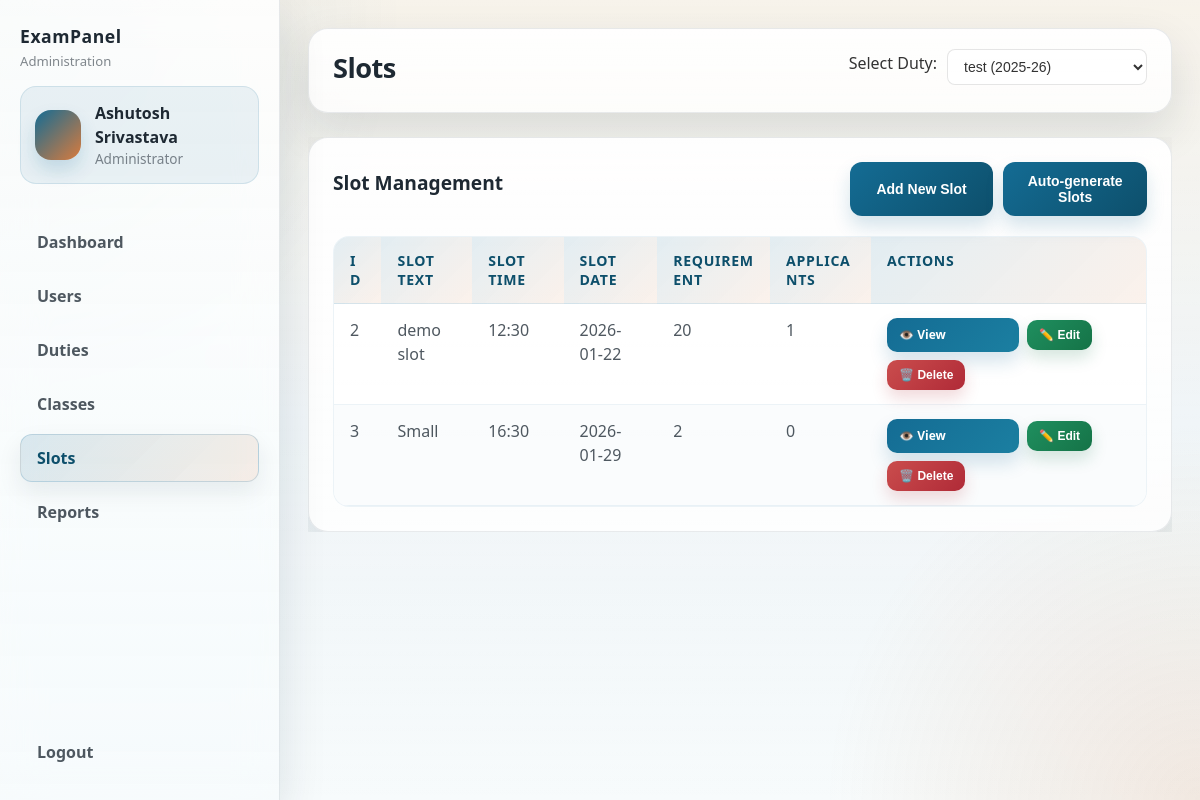
Screenshot of /admin/slots_old_table.php?duty=1 (signed in) with the database file from the repository.
### tables this page shows
CREATE TABLE `slot` (
  `id` int(11) NOT NULL,
  `duty` int(11) DEFAULT NULL,
  `slottext` text DEFAULT NULL,
  `slottime` text DEFAULT NULL,
  `slotdate` text DEFAULT NULL,
  `requirement` int(11) DEFAULT NULL
);

### admin/slots_old_table.php (the view, shortened to what this page needs)
<?php
require_once '../lib/conn.php';
$duties_query = "SELECT id, title, academicsession, type, createdat FROM duties ORDER BY createdat DESC";
$duties_result = $conn->query($duties_query);
$duties = [];
if ($duties_result) {
    while ($row = $duties_result->fetch_assoc()) {
        $duties[] = $row;
    }
}
$selected_duty = null;
if (isset($_REQUEST['duty']) && $_REQUEST['duty'] !== '') {
    $selected_duty = intval($_REQUEST['duty']);
} elseif (isset($duties[0]['id'])) {
    $selected_duty = $duties[0]['id'];
}
$slots_query = "SELECT s.id, s.slottext, s.slottime, s.slotdate, s.requirement, (SELECT COUNT(*) FROM preferences p WHERE p.slotid = s.id) AS applicants FROM slot s WHERE s.duty = ? ORDER BY s.slotdate, s.slottime";
function fetchSlotsForDuty($conn, $query, $dutyId)
{
    $slots = [];
    $stmt = $conn->prepare($query);
    $stmt->bind_param("i", $dutyId);
    $stmt->execute();
    $slots_result = $stmt->get_result();
    while ($row = $slots_result->fetch_assoc()) {
        $slots[] = $row;
    }
    return $slots;
}
$slots = fetchSlotsForDuty($conn, $slots_query, $selected_duty);
?>
<!DOCTYPE html>
<html lang="en">
<head>
    <link rel="stylesheet" href="../public/style/styles.css">
    <link rel="stylesheet" href="../public/style/admin.css">
</head>
<body class="admin-open">
    <?php include 'sidebar.php'; ?>
    <div class="main">
        <header class="topbar">
            <h1 class="page-title">Slots</h1>
            <div class="topbar-controls">
                <label for="duty_select">Select Duty:</label>
                <form method="get" id="dutyForm" style="display: inline;">
                    <select id="duty_select" name="duty" class="duty-select">
                        <?php foreach ($duties as $duty): ?>
                        <option value="<?= $duty['id'] ?>" <?= $selected_duty == $duty['id'] ? 'selected' : '' ?>>
                            <?= htmlspecialchars($duty['title']) ?> (<?= htmlspecialchars($duty['academicsession']) ?>)
                        </option>
                        <?php endforeach; ?>
                    </select>
                </form>
            </div>
        </header>
        <section class="content">
            <div class="duties-table">
                <div class="table-header">
                    <h2>Slot Management</h2>
                    <div style="display: flex; gap: 10px;">
                        <button type="button" class="btn add-user-btn" data-action="add">Add New Slot</button>
                        <button type="button" class="btn add-user-btn" data-action="auto-generate">Auto-generate Slots</button>
                    </div>
                </div>
                <?php if (empty($slots)): ?>
                <p style="padding: 20px; text-align: center; color: var(--muted);">No slots found for this duty. Create one to get started.</p>
                <?php else: ?>
                <table>
                    <thead>
                        <tr>
                            <th>ID</th>
                            <th>Slot Text</th>
                            <th>Slot Time</th>
                            <th>Slot Date</th>
                            <th>Requirement</th>
                            <th>Applicants</th>
                            <th>Actions</th>
                        </tr>
                    </thead>
                    <tbody>
                        <?php foreach ($slots as $slot): ?>
                        <tr data-slot-id="<?= $slot['id'] ?>">
                            <td><?= htmlspecialchars($slot['id']) ?></td>
                            <td><?= htmlspecialchars($slot['slottext']) ?></td>
                            <td><?= htmlspecialchars($slot['slottime']) ?></td>
                            <td><?= htmlspecialchars($slot['slotdate']) ?></td>
                            <td><?= htmlspecialchars($slot['requirement']) ?></td>
                            <td><?= htmlspecialchars($slot['applicants']) ?></td>
                            <td>
                                <div class="actions">
                                    <a href="slot_applicants.php?slot=<?= urlencode($slot['id']) ?>&duty=<?= urlencode($selected_duty) ?>"
                                       class="btn small view-btn"
                                       title="View attendees">
                                        👁️ View
                                    </a>
                                    <button type="button"
                                            class="btn small edit-btn"
                                            data-action="edit"
                                            data-id="<?= htmlspecialchars($slot['id']) ?>"
                                            data-text="<?= htmlspecialchars($slot['slottext']) ?>"
                                            data-time="<?= htmlspecialchars($slot['slottime']) ?>"
                                            data-date="<?= htmlspecialchars($slot['slotdate']) ?>"
                                            data-requirement="<?= htmlspecialchars($slot['requirement']) ?>">
                                        ✏️ Edit
                                    </button>
                                    <button type="button"
                                            class="btn small delete-btn"
                                            data-action="delete"
                                            data-id="<?= htmlspecialchars($slot['id']) ?>">
                                        🗑️ Delete
                                    </button>
                                </div>
                            </td>
                        </tr>
                        <?php endforeach; ?>
                    </tbody>
                </table>
                <?php endif; ?>
            </div>
        </section>
    </div>
</body>
</html>

### public/style/styles.css (style rules this page uses)
html { overflow-x: hidden; width: 100%; max-width: 100%; }
body { font-family: Arial, sans-serif; margin: 0; padding: 0; background-color: #f4f4f9; color: #333; min-height: 100vh; display: flex; align-items: center; justify-content: center; padding: 16px; box-sizing: border-box; width: 100%; max-width: 100vw; overflow-x: hidden !important; }
h1 { text-align: center; color: #ffffff; margin-top: 0; margin-bottom: 18px; font-size: 1.6rem; }
label { display: block; margin-bottom: 5px; font-weight: bold; }
button.btn { display: block; width: 100%; padding: 12px 14px; background: linear-gradient(135deg, rgba(83, 163, 255, 0.9), rgba(119, 102, 255, 0.9)); color: #fff; border: none; border-radius: 10px; cursor: pointer; font-size: 16px; font-weight: 600; box-shadow: 0 6px 18px rgba(56, 96, 255, 0.18); }
.btn.small { display: inline-block; width: auto; padding: 8px 12px; font-size: 0.9rem; border-radius: 8px; }

### admin/slots_old_table.php (style rules this page uses)
.duty-select { padding: 8px 12px; border: 1px solid rgba(0,0,0,0.1); border-radius: 8px; background: rgba(255,255,255,0.8); color: #333; font-size: 14px; min-width: 200px; }
.topbar-controls { display: flex; align-items: center; gap: 10px; }
.topbar-controls label { font-weight: 500; color: #333; }

### rows the page displays
slot: id "2", slottext "demo slot", slottime "12:30", slotdate "2026-01-22", requirement "20", applicants "1"
slot: id "3", slottext "Small", slottime "16:30", slotdate "2026-01-29", requirement "2", applicants "0"

### other values shown
$username "Ashutosh Srivastava"
form field duty "test (2025-26)"
